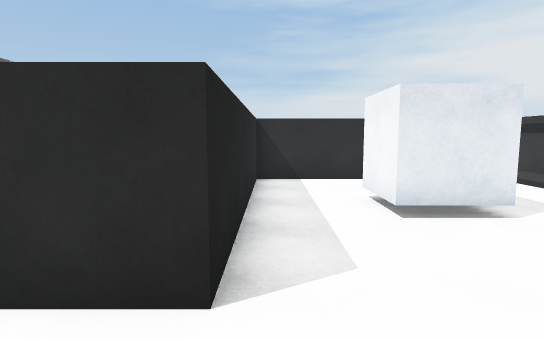
View 1 (above)

24 first-person views from a walk through a scene from a Unity 3-D project. The camera is 1.4 m above the floor, tilts 6° down and sees 80° across. The floor is counted in squares, 1 m on a side. Each view is taken from the middle of a square. On the plan, view 1 faces up. The plan holds only what a view shows up to about 15 squares ahead; the rest is blank. The place goes on beyond the plan. Surface patterns are stand-ins for the level's own textures.

View 2
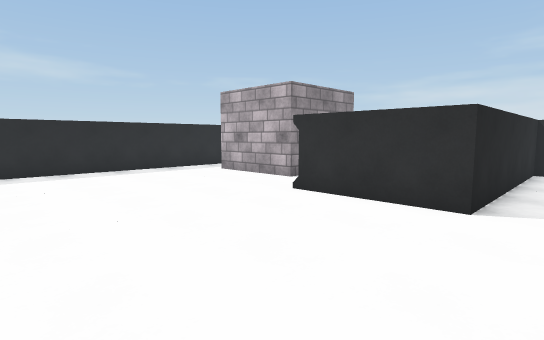

View 3
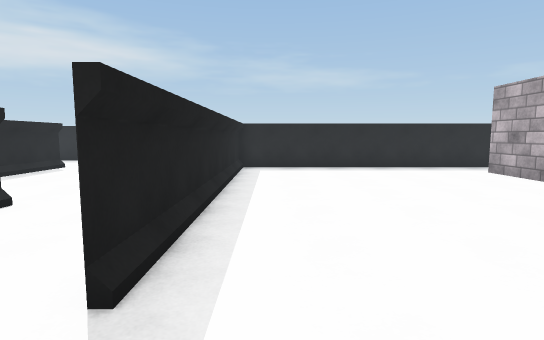

View 4
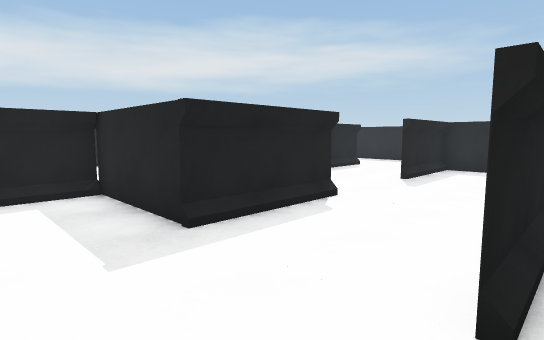

View 5
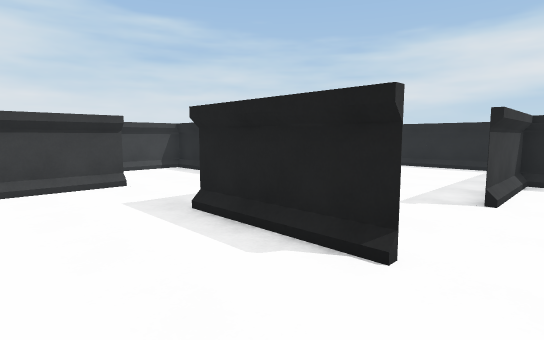

View 6
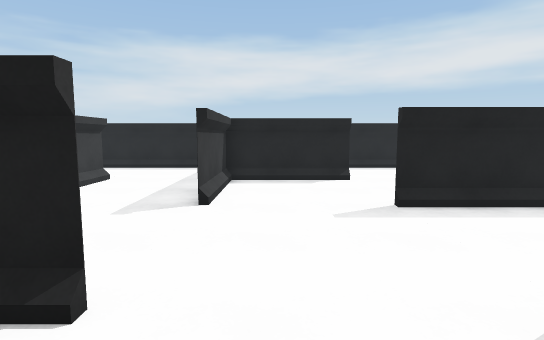

View 7
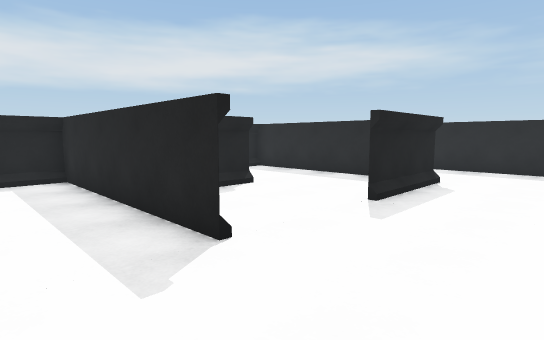

View 8
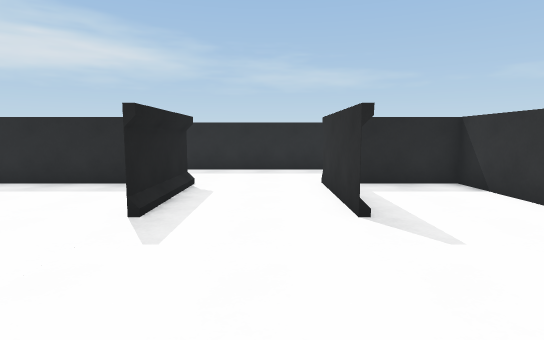

View 9
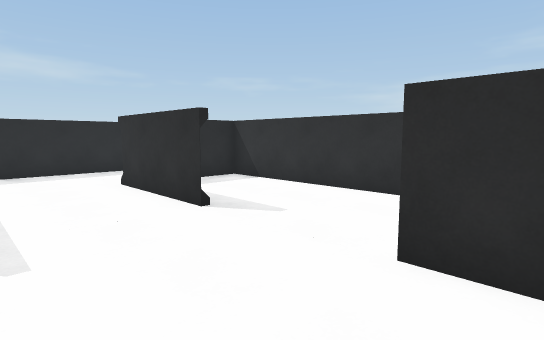

View 10
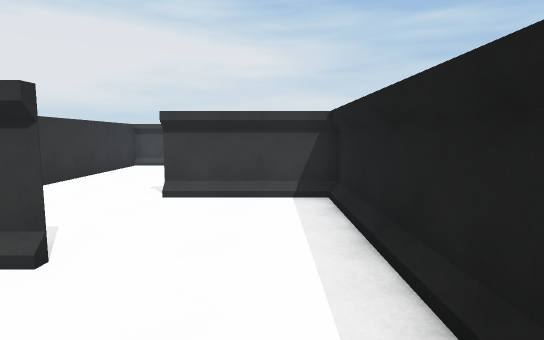

View 11
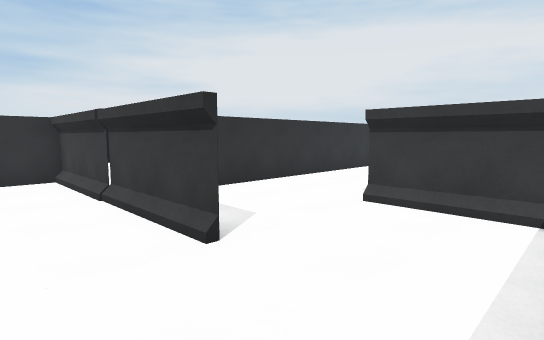

View 12
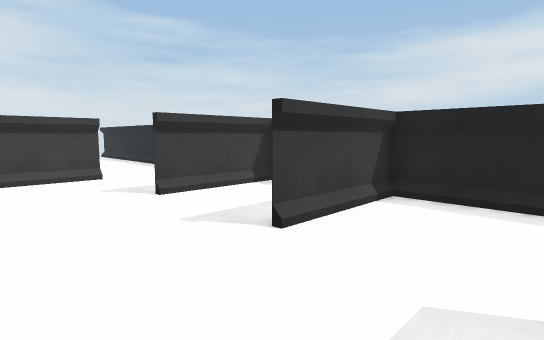

View 13
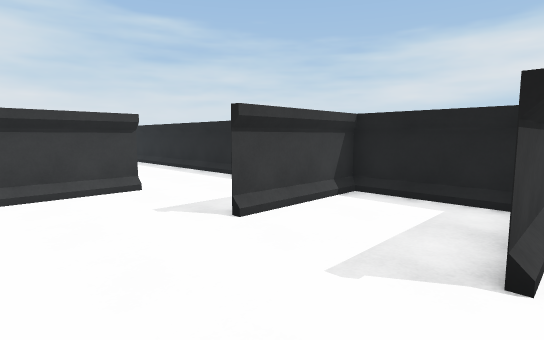

View 14
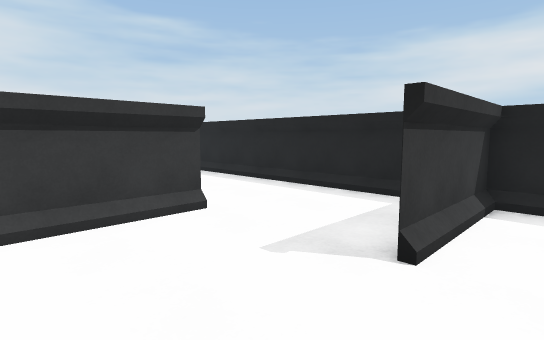

View 15
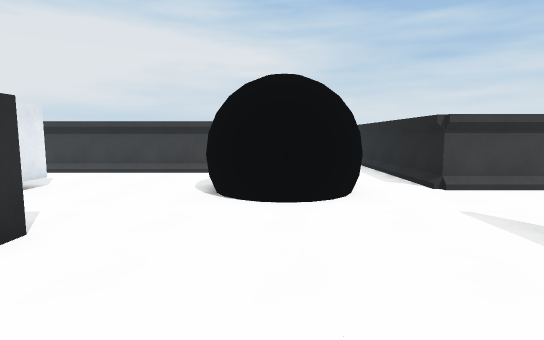

View 16
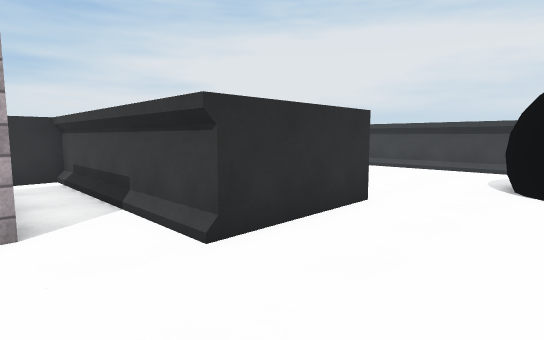

View 17
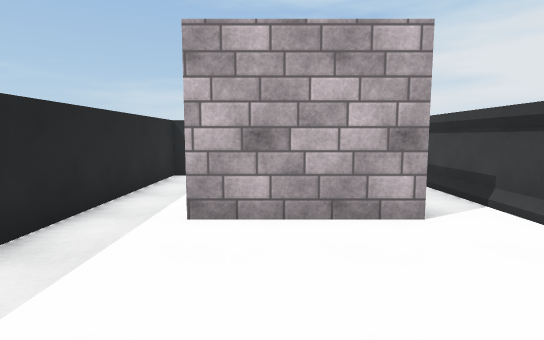

View 18
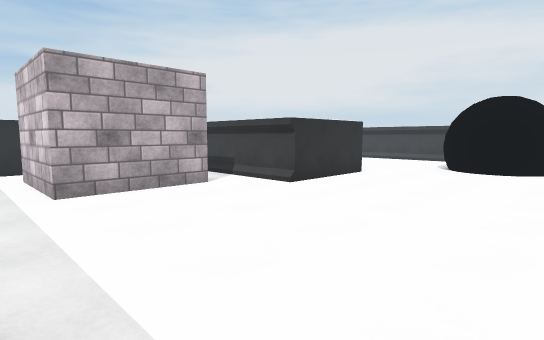

View 19
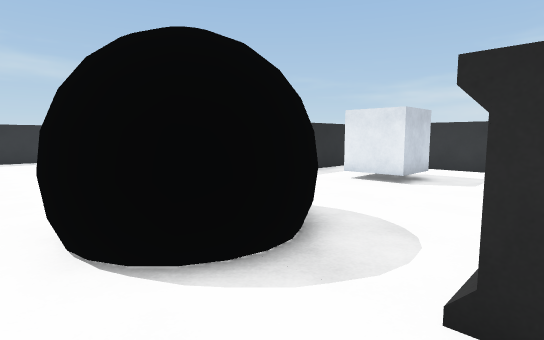

View 20
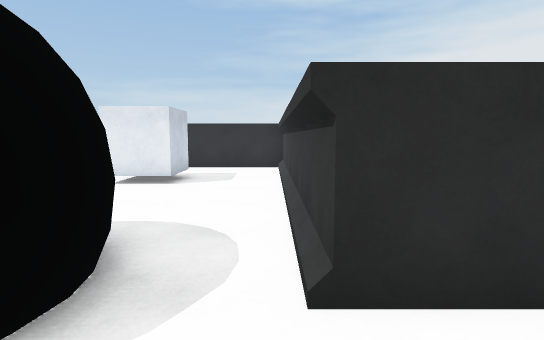

View 21
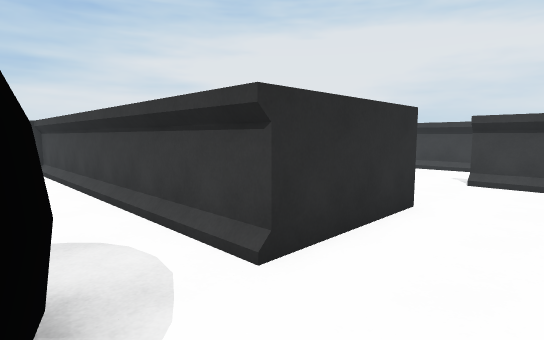

View 22
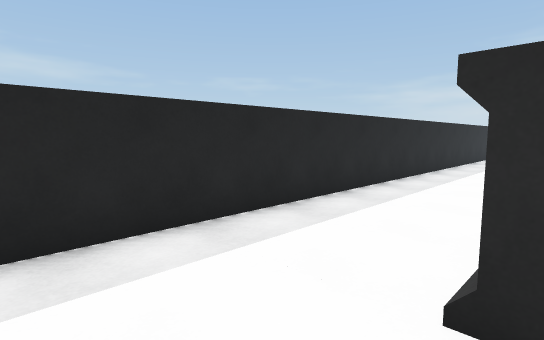

View 23
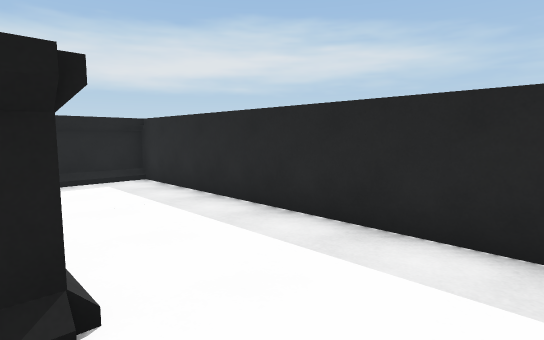

View 24
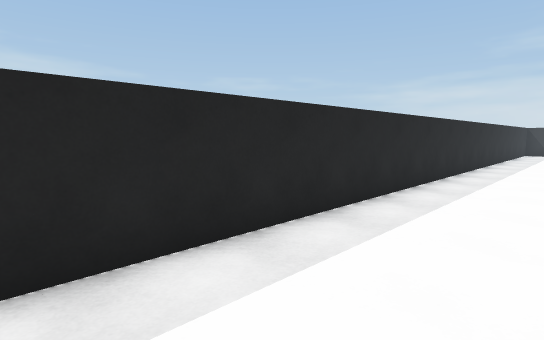

### Floor plan
Points are (right, up) in squares from view 1. A wall is a line through its corners. A room is listed if a view was taken in it or the views show most of it. See-through windows are left out.
Room 1 (views 1, 15, 16, 17, 18)
walls: (-6.4, 4.8) (-6.4, 4.3) (-10.4, 4.3) (-10.4, 8.4); (7.5, -1.5) (7.5, 10.5) (-0.5, 10.5) (-0.5, 2.5) (-4.5, 2.5) (-4.5, 10.5) (-5.9, 10.5); (-10.1, 10.5) (-12.5, 10.5) (-12.5, -5); (-12.4, -5.5) (-0.5, -5.5)
ways out: opening at (0.5, -4.5) to room 2; opening at (6, -2) to room 3
objects: cube (2, 5) to (4, 7)
Room 2 (views 2, 3, 4, 5, 6, 7, 8, 9, 10, 11, 12, 13, 14, 22, 23, 24)
walls: (-6.1, -5.5) (-12.5, -5.5); (-4.6, -9.5) (-0.5, -9.5) (-0.5, -13.5) (1.4, -13.5); (-8.4, -9.5) (-12.8, -9.5); (-4.5, -13.4) (-4.5, -21.5) (7.5, -21.5) (7.5, -17.5); (3.5, -9.6) (3.5, -5.5); (-12.5, -5) (-12.5, -9.5) (-8.5, -9.5); (-12.8, -13.5) (-8.5, -13.5); (-0.5, -17.6) (-0.5, -9.5) (-4.5, -9.5); (5.8, -13.5) (7.5, -13.5) (7.5, -10.9); (-8.6, -17.5) (-4.5, -17.5) (-4.5, -13.5); (-12.5, -15.3) (-12.5, -20.9); (11.1, -13.5) (2.2, -13.5); (3.5, -21.5) (3.5, -17.5); (-11.6, -21.5) (-9.4, -21.5); (-16.5, 7.9) (-16.5, -21.5) (-14.1, -21.5); (11.5, -17.6) (11.5, -14.4); (9.1, -21.5) (11.5, -21.5)
ways out: opening at (0.5, -4.5) to room 1; opening at (3, -4) to room 3
Room 3 (views 19, 20, 21)
walls: (11.5, -1.5) (7.5, -1.5); (3.5, -5.5) (10.1, -5.5)
ways out: opening at (6, -2) to room 1; opening at (3, -4) to room 2

Positions as (right, up) in squares from view 1, and headings:
1: (0, 0), facing up
2: (1, -4), facing up-left
3: (2, -4), facing left
4: (2, -5), facing down-left
5: (-6, -6), facing down-right
6: (-6, -7), facing down
7: (-2, -10), facing down-left
8: (-3, -11), facing left
9: (-3, -13), facing up-left
10: (-4, -20), facing right
11: (-3, -21), facing up-right
12: (0, -14), facing down-right
13: (3, -14), facing down-right
14: (6, -14), facing down-right
15: (-5, -1), facing right
16: (-7, -1), facing up-right
17: (-9, -1), facing up
18: (-12, -4), facing up-right
19: (8, -4), facing up-left
20: (7, -4), facing up
21: (5, -4), facing up-right
22: (-12, -12), facing up-left
23: (-12, -11), facing down-left
24: (-13, -10), facing up-left
